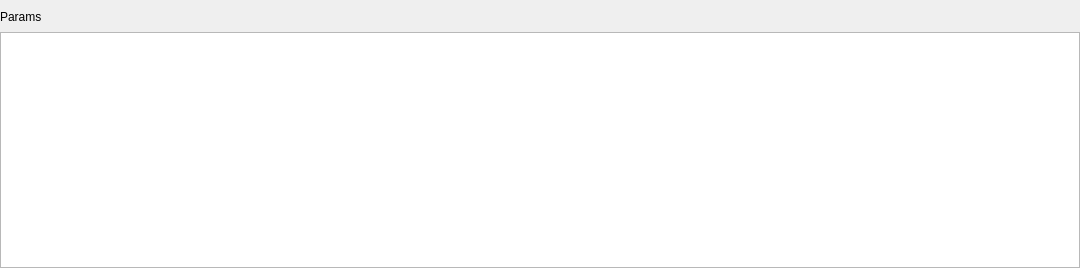
<?xml version="1.0" encoding="UTF-8"?>
<ui version="4.0">
 <class>HttpHeadersScreen</class>
 <widget class="QWidget" name="HttpHeadersScreen">
  <property name="geometry">
   <rect>
    <x>0</x>
    <y>0</y>
    <width>1080</width>
    <height>268</height>
   </rect>
  </property>
  <property name="windowTitle">
   <string>Form</string>
  </property>
  <layout class="QVBoxLayout" name="verticalLayout_2">
   <property name="spacing">
    <number>0</number>
   </property>
   <property name="leftMargin">
    <number>0</number>
   </property>
   <property name="topMargin">
    <number>0</number>
   </property>
   <property name="rightMargin">
    <number>0</number>
   </property>
   <property name="bottomMargin">
    <number>0</number>
   </property>
   <item>
    <layout class="QVBoxLayout" name="verticalLayout">
     <item>
      <spacer name="verticalSpacer">
       <property name="orientation">
        <enum>Qt::Vertical</enum>
       </property>
       <property name="sizeType">
        <enum>QSizePolicy::Fixed</enum>
       </property>
       <property name="sizeHint" stdset="0">
        <size>
         <width>20</width>
         <height>10</height>
        </size>
       </property>
      </spacer>
     </item>
     <item>
      <widget class="QLabel" name="label">
       <property name="text">
        <string>Params</string>
       </property>
      </widget>
     </item>
     <item>
      <spacer name="verticalSpacer_2">
       <property name="orientation">
        <enum>Qt::Vertical</enum>
       </property>
       <property name="sizeType">
        <enum>QSizePolicy::Fixed</enum>
       </property>
       <property name="sizeHint" stdset="0">
        <size>
         <width>20</width>
         <height>8</height>
        </size>
       </property>
      </spacer>
     </item>
     <item>
      <widget class="QTableWidget" name="tableWidget"/>
     </item>
    </layout>
   </item>
  </layout>
 </widget>
 <resources/>
 <connections/>
</ui>
